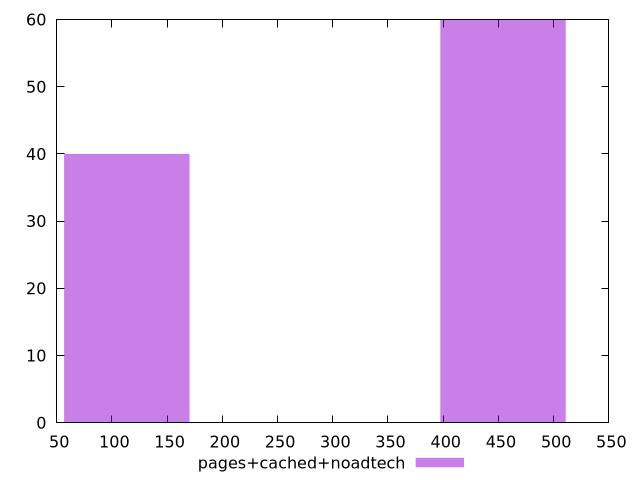

Write the gnuplot code that produced this figure.
$_pagesCachedNoadtech <<EOF
454.1819885534339 60
113.54549713835847 40
EOF
set key outside below
set terminal pngcairo
set output "report_00006_2020-11-02T20-21-41.718Z/render-blocking-resources/pages+cached+noadtech//raw_hist.png"
set yrange [0:60]
set boxwidth 113.54549713835847
set style fill transparent solid 0.5 noborder
plot $_pagesCachedNoadtech title "pages+cached+noadtech" with boxes ,
